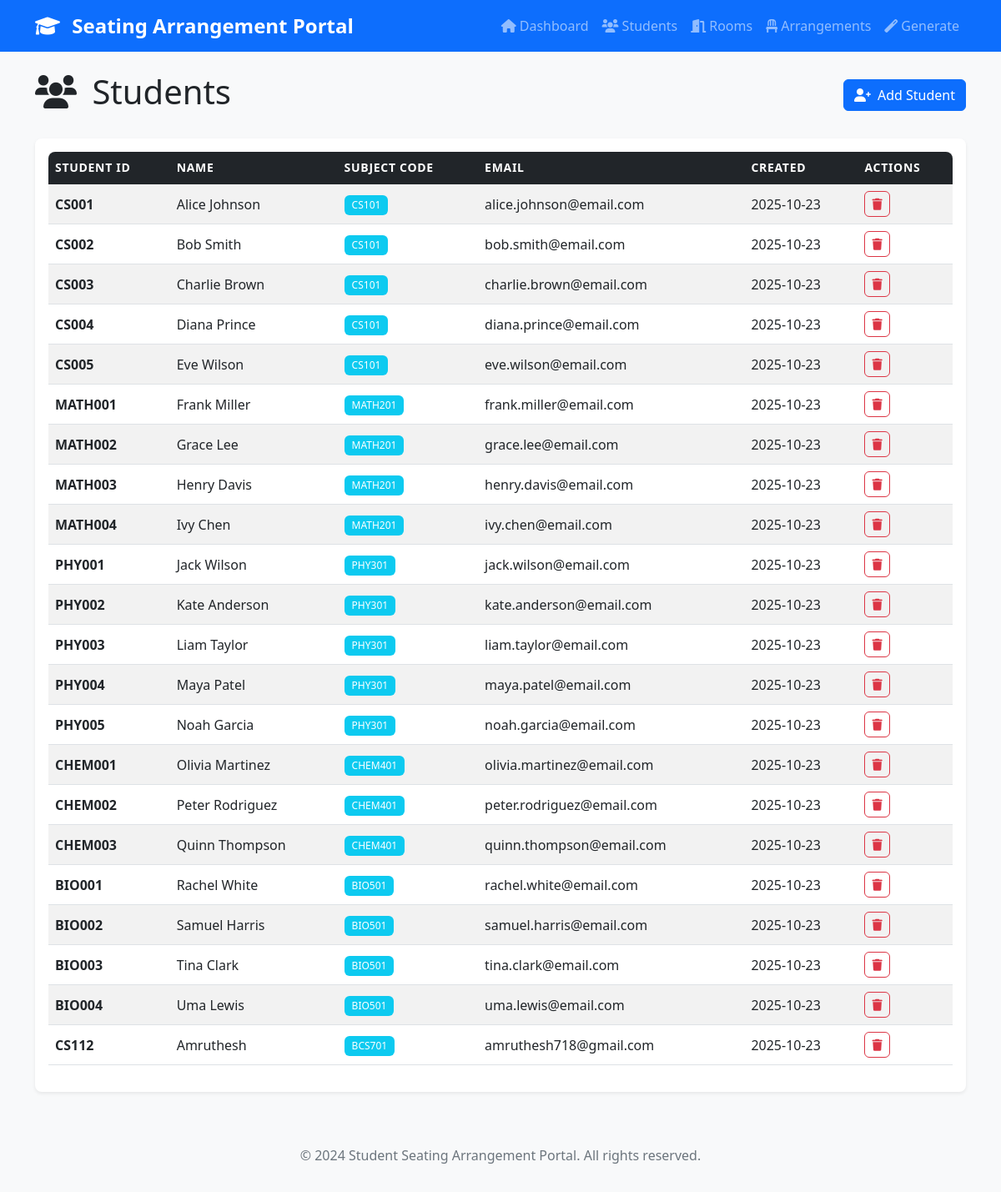
Before: /students with the older database file.
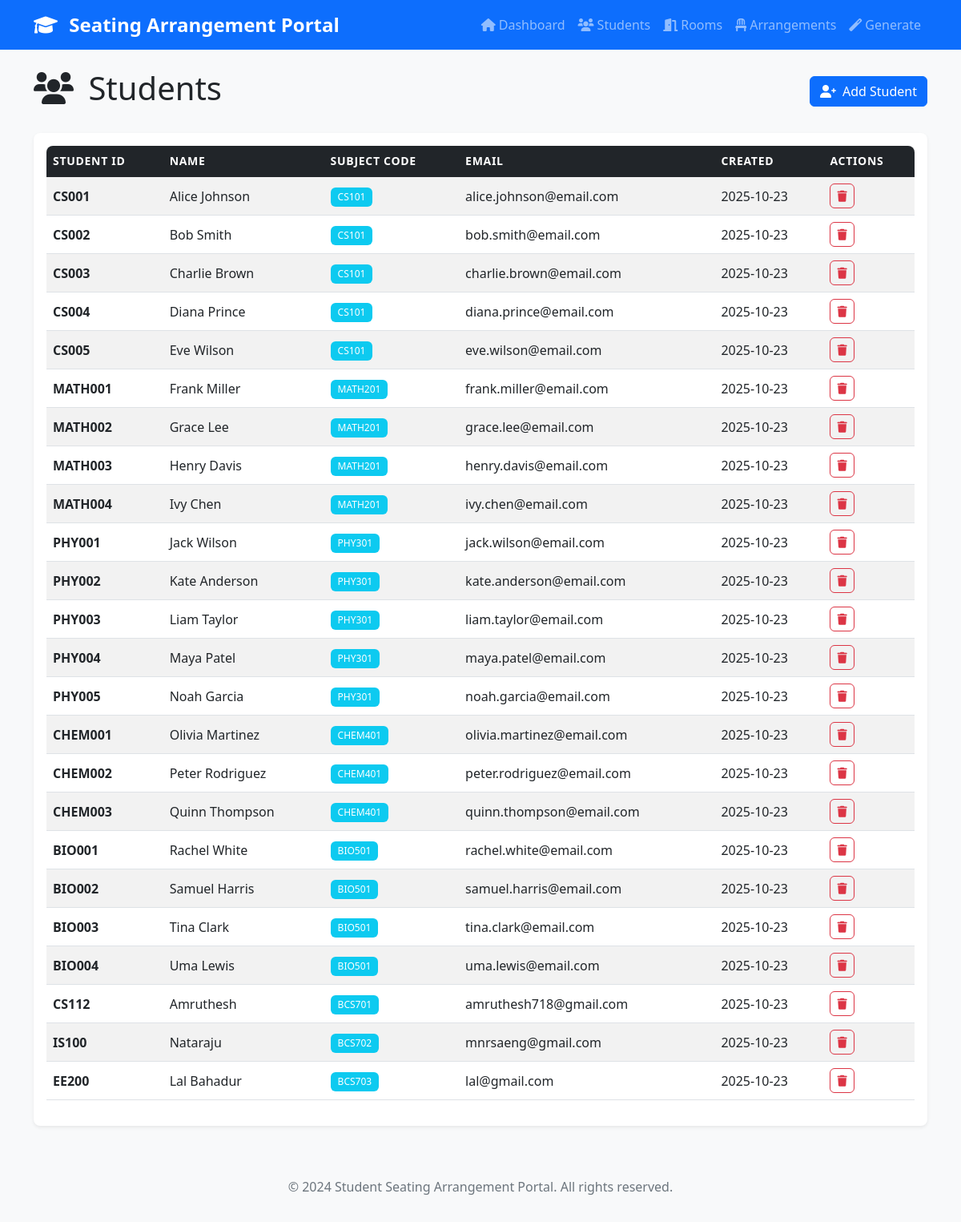
After: the same page with the newer database file.
### app.py (models this page shows, shortened)
class Student(db.Model):
    id = db.Column(db.Integer, primary_key=True)
    student_id = db.Column(db.String(20), unique=True, nullable=False)
    name = db.Column(db.String(100), nullable=False)
    subject_code = db.Column(db.String(10), nullable=False)
    email = db.Column(db.String(120), nullable=False)
    created_at = db.Column(db.DateTime, default=datetime.utcnow)

### app.py (the view)
@app.route('/students')
def students():
    students = Student.query.all()
    return render_template('students.html', students=students)

### templates/students.html (shortened to what this page needs)
{% extends "base.html" %}
{% block content %}
<div class="row">
    <div class="col-12">
        <div class="d-flex justify-content-between align-items-center mb-4">
            <h1>
                <i class="fas fa-users me-2"></i>
                Students
            </h1>
            <a href="{{ url_for('add_student') }}" class="btn btn-primary">
                <i class="fas fa-user-plus me-2"></i>Add Student
            </a>
        </div>
    </div>
</div>
<div class="row">
    <div class="col-12">
        <div class="card">
            <div class="card-body">
                {% if students %}
                    <div class="table-responsive">
                        <table class="table table-striped table-hover">
                            <thead class="table-dark">
                                <tr>
                                    <th>Student ID</th>
                                    <th>Name</th>
                                    <th>Subject Code</th>
                                    <th>Email</th>
                                    <th>Created</th>
                                    <th>Actions</th>
                                </tr>
                            </thead>
                            <tbody>
                                {% for student in students %}
                                <tr>
                                    <td><strong>{{ student.student_id }}</strong></td>
                                    <td>{{ student.name }}</td>
                                    <td>
                                        <span class="badge bg-info">{{ student.subject_code }}</span>
                                    </td>
                                    <td>{{ student.email }}</td>
                                    <td>{{ student.created_at.strftime('%Y-%m-%d') }}</td>
                                    <td>
                                        <a href="{{ url_for('delete_student', student_id=student.id) }}"
                                           class="btn btn-sm btn-outline-danger"
                                           onclick="return confirm('Are you sure you want to delete this student?')">
                                            <i class="fas fa-trash"></i>
                                        </a>
                                    </td>
                                </tr>
                                {% endfor %}
                            </tbody>
                        </table>
                    </div>
                {% endif %}
            </div>
        </div>
    </div>
</div>
{% endblock %}

### templates/base.html (shortened to what this page needs)
<!DOCTYPE html>
<html lang="en">
<head>
    <link href="https://cdn.jsdelivr.net/npm/bootstrap@5.1.3/dist/css/bootstrap.min.css" rel="stylesheet">
    <link href="https://cdnjs.cloudflare.com/ajax/libs/font-awesome/6.0.0/css/all.min.css" rel="stylesheet">
    <link href="{{ url_for('static', filename='style.css') }}" rel="stylesheet">
</head>
<body>
    <nav class="navbar navbar-expand-lg navbar-dark bg-primary">
        <div class="container">
            <a class="navbar-brand" href="{{ url_for('index') }}">
                <i class="fas fa-graduation-cap me-2"></i>
                Seating Arrangement Portal
            </a>
            <div class="collapse navbar-collapse" id="navbarNav">
                <ul class="navbar-nav ms-auto">
                    <li class="nav-item">
                        <a class="nav-link" href="{{ url_for('index') }}">
                            <i class="fas fa-home me-1"></i>Dashboard
                        </a>
                    </li>
                    <li class="nav-item">
                        <a class="nav-link" href="{{ url_for('students') }}">
                            <i class="fas fa-users me-1"></i>Students
                        </a>
                    </li>
                    <li class="nav-item">
                        <a class="nav-link" href="{{ url_for('rooms') }}">
                            <i class="fas fa-door-open me-1"></i>Rooms
                        </a>
                    </li>
                    <li class="nav-item">
                        <a class="nav-link" href="{{ url_for('arrangements') }}">
                            <i class="fas fa-chair me-1"></i>Arrangements
                        </a>
                    </li>
                    <li class="nav-item">
                        <a class="nav-link" href="{{ url_for('generate_arrangement') }}">
                            <i class="fas fa-magic me-1"></i>Generate
                        </a>
                    </li>
                </ul>
            </div>
        </div>
    </nav>
    <main class="container mt-4">
        {% block content %}{% endblock %}
    </main>
    <footer class="bg-light text-center text-muted py-3 mt-5">
        <div class="container">
            <p>&copy; 2024 Student Seating Arrangement Portal. All rights reserved.</p>
        </div>
    </footer>
</body>
</html>

### static/style.css (style rules this page uses)
body { background-color: #f8f9fa; font-family: 'Segoe UI', Tahoma, Geneva, Verdana, sans-serif; }
.navbar-brand { font-weight: 600; font-size: 1.5rem; }
.card { border: none; box-shadow: 0 0.125rem 0.25rem rgba(0, 0, 0, 0.075); border-radius: 0.5rem; }
.btn { border-radius: 0.375rem; font-weight: 500; }
.btn-primary { background-color: #0d6efd; border-color: #0d6efd; }
.table th { border-top: none; font-weight: 600; font-size: 0.875rem; text-transform: uppercase; letter-spacing: 0.05em; }
.table td { vertical-align: middle; }
.badge { font-size: 0.75rem; font-weight: 500; }
.table-responsive { border-radius: 0.5rem; }
footer { margin-top: auto; }
.card { animation: fadeIn 0.3s ease-in-out; }
.fas, .far { transition: transform 0.2s ease-in-out; }
.badge { padding: 0.5em 0.75em; border-radius: 0.375rem; }
.navbar-nav .nav-link { font-weight: 500; transition: color 0.2s ease-in-out; }

Changed rows visible on the page:
added Student: student_id "IS100", name "Nataraju", subject_code "BCS702", email "mnrsaeng@gmail.com", created_at "2025-10-23"
added Student: student_id "EE200", name "Lal Bahadur", subject_code "BCS703", email "lal@gmail.com", created_at "2025-10-23"
